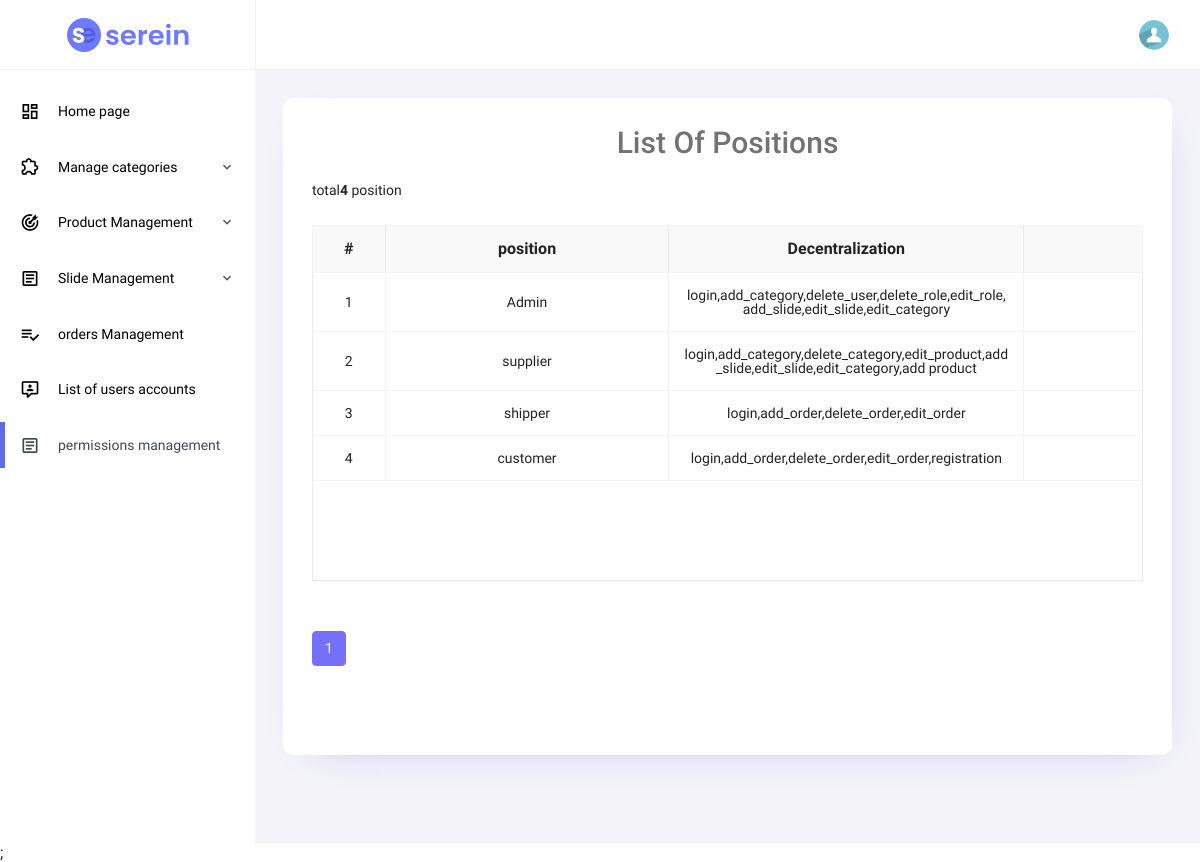
/furniture/admin/view_roles.php, run on the app's committed database.
### tables this page shows
CREATE TABLE `roles` (
  `role_id` int(11) NOT NULL,
  `role` varchar(250) NOT NULL,
  `permission` text NOT NULL
);

### furniture/admin/view_roles.php (the view, shortened to what this page needs)
<?php
include "admin_header.php";
include "admin_navbar.php";
include "admin_partial.php";
include "admin_sidebar.php";
include('../includes/mysqli_connect.php');
?>
<?php
$page = 1;
$limit = 10;
$arrs_list = mysqli_query($dbc, "
                    select role_id from roles
                ");
$total_record = mysqli_num_rows($arrs_list);
$total_page = ceil($total_record / $limit);
?>
<div class="main-panel">
    <div class="content-wrapper">
        <div class="row grid-margin">
            <div class="col-lg-12 grid-margin stretch-card">
                <div class="card">
                    <div class="card-body">
                        <h4 class="card-title" style="text-align: center;font-size: 30px;">List of positions</h4>
                        <p>total<b><?php echo $total_record;?></b> position</p><br>
                        <div id="js-grid" class="jsgrid" style="position: relative; height: 500px; width: 100%;">
                            <div class="jsgrid-grid-header jsgrid-header-scrollbar">
                                <table class="jsgrid-table">
                                    <tr class="jsgrid-header-row">
                                        <th class="jsgrid-header-cell jsgrid-align-center jsgrid-header-sortable" style="width: 30px;">
                                            #
                                        </th>
                                        <th class="jsgrid-header-cell jsgrid-align-center jsgrid-header-sortable"
                                            style="width: 120px;">
                                            position
                                        </th>
                                        <th class="jsgrid-header-cell jsgrid-align-center jsgrid-header-sortable" style="width: 150px;">
                                        Decentralization
                                        </th>
                                        <th class="jsgrid-header-cell jsgrid-control-field jsgrid-align-center"
                                            style="width: 50px;">
                                        </th>
                                    </tr>
                                </table>
                            </div>
                            <div class="jsgrid-grid-body" style="height: 307.625px;">
                                <table class="jsgrid-table">
                                    <tbody>
                                    <?php
                                    $q1 = "SELECT * FROM roles ORDER BY role_id ASC ";
                                    $r1 = mysqli_query($dbc, $q1);
                                    $stt=0;
                                    while ($role = mysqli_fetch_array($r1, MYSQLI_ASSOC)) {
                                        $stt+=1;
                                        echo "
                                        <tr class=\"jsgrid-row\">
                                            <td class=\"jsgrid-cell jsgrid-align-center\" style=\"width: 30px;\">".$stt."</td>
                                            <td class=\"jsgrid-cell jsgrid-align-center\" style=\"width: 120px;\">".$role['role']."</td>
                                            <td class=\"jsgrid-cell jsgrid-align-center\" style=\"width: 150px;\">".$role['permission']."</td>
                                            <td class=\"jsgrid-cell jsgrid-control-field jsgrid-align-center\"
                                                style=\"width: 50px;\">";
                                                echo "
                                            </td>
                                        </tr>
                                        ";
                                    }
                                    ?>
                                    </tbody>
                                </table>
                            </div>
                            <div class="jsgrid-pager-container">
                                <ul class="pagination" style="margin-top: 50px">
                                    <?php for($i=1;$i<=$total_page;$i++){ ?>
                                        <li class="page-item <?php if($page == $i) echo "active"; ?>">
                                            <a class="page-link" href="view_slides.php?page=<?php echo $i; ?>"><?php echo $i; ?></a>
                                        </li>
                                    <?php } ?>
                                </ul>
                            </div>
                        </div>
                    </div>
                </div>
            </div>
        </div>
    </div>
</div>
<?php include "admin_end.php" ?>;

### data on the page
roles: role "Admin", permission "login,add_category,delete_user,delete_role,edit_role,add_slide,edit_slide,edit_category"
roles: role "supplier", permission "login,add_category,delete_category,edit_product,add_slide,edit_slide,edit_category,add product"
roles: role "shipper", permission "login,add_order,delete_order,edit_order"
roles: role "customer", permission "login,add_order,delete_order,edit_order,registration"

### other printed values
$total_record "4"
